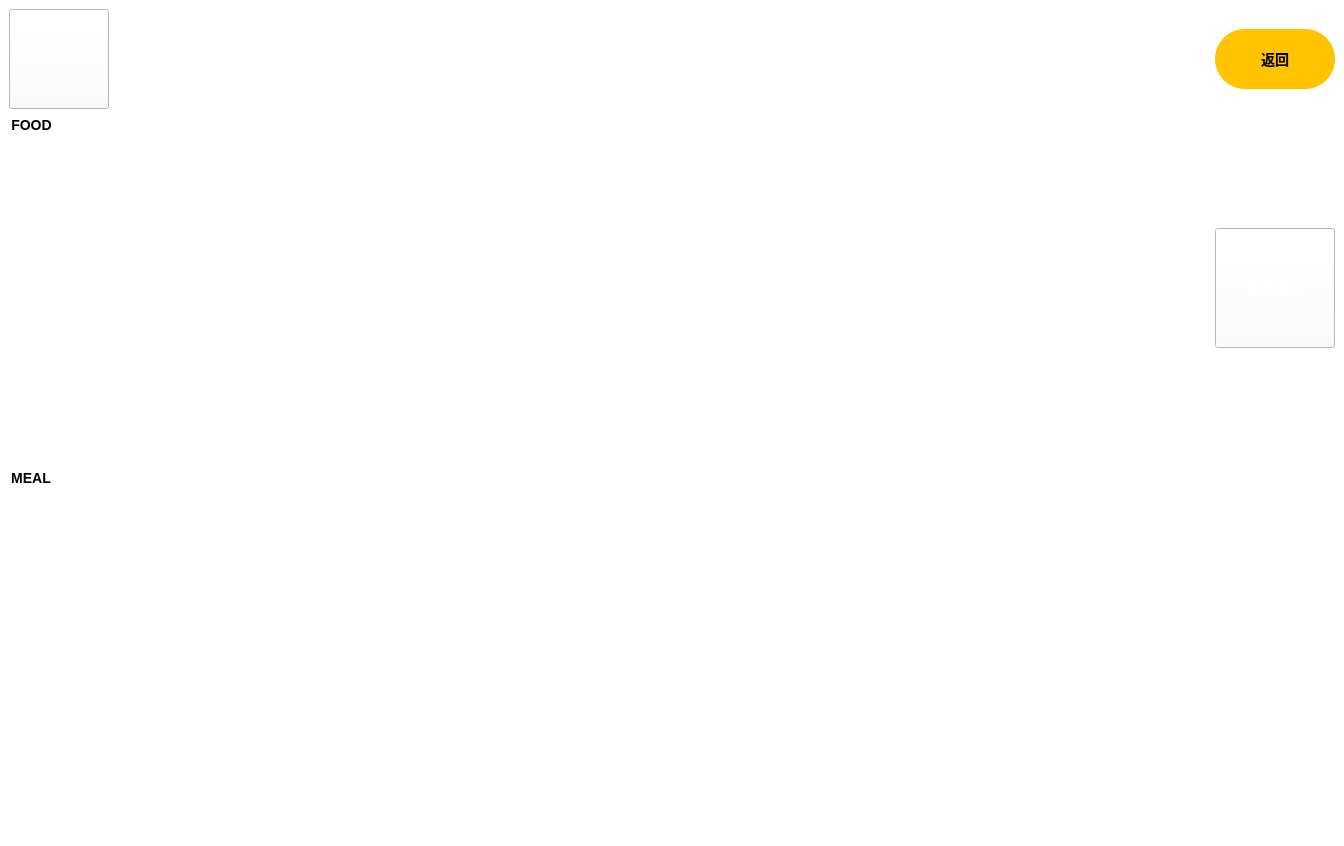
<?xml version="1.0" encoding="UTF-8"?>
<ui version="4.0">
 <class>sellerWindow</class>
 <widget class="QMainWindow" name="sellerWindow">
  <property name="geometry">
   <rect>
    <x>0</x>
    <y>0</y>
    <width>1344</width>
    <height>846</height>
   </rect>
  </property>
  <property name="minimumSize">
   <size>
    <width>0</width>
    <height>0</height>
   </size>
  </property>
  <property name="windowTitle">
   <string>MainWindow</string>
  </property>
  <property name="styleSheet">
   <string notr="true">background-color: white;</string>
  </property>
  <widget class="QWidget" name="centralwidget">
   <layout class="QGridLayout" name="gridLayout">
    <item row="1" column="0">
     <widget class="QGroupBox" name="groupBox">
      <property name="minimumSize">
       <size>
        <width>220</width>
        <height>323</height>
       </size>
      </property>
      <property name="autoFillBackground">
       <bool>false</bool>
      </property>
      <property name="styleSheet">
       <string notr="true">background:transparent;border:0px;font: bold 14px;</string>
      </property>
      <property name="title">
       <string>FOOD</string>
      </property>
      <layout class="QVBoxLayout" name="verticalLayout">
       <property name="spacing">
        <number>0</number>
       </property>
       <property name="leftMargin">
        <number>0</number>
       </property>
       <property name="topMargin">
        <number>0</number>
       </property>
       <property name="rightMargin">
        <number>0</number>
       </property>
       <property name="bottomMargin">
        <number>0</number>
       </property>
       <item>
        <widget class="QScrollArea" name="FOOD">
         <property name="styleSheet">
          <string notr="true">QScrollBar:vertical {
    border: none;
    background: lightgray;
    width: 10px;
    margin: 15px 0 15px 0;
    border-radius: 5px;
}

QScrollBar::handle:vertical {
    background: gray;
    min-height: 20px;
    border-radius: 5px;
}

QScrollBar::add-line:vertical {
    border: none;
    background: none;
}

QScrollBar::sub-line:vertical {
    border: none;
    background: none;
}

QScrollBar:horizontal {
    border: none;
    background: lightgray;
    height: 10px;
    margin: 0 15px 0 15px;
    border-radius: 5px;
}

QScrollBar::handle:horizontal {
    background: gray;
    min-width: 20px;
    border-radius: 5px;
}

QScrollBar::add-line:horizontal {
    border: none;
    background: none;
}

QScrollBar::sub-line:horizontal {
    border: none;
    background: none;
}</string>
         </property>
         <property name="widgetResizable">
          <bool>true</bool>
         </property>
         <widget class="QWidget" name="FOOD_1">
          <property name="geometry">
           <rect>
            <x>0</x>
            <y>0</y>
            <width>1200</width>
            <height>323</height>
           </rect>
          </property>
          <property name="styleSheet">
           <string notr="true">background:transparent;border:0px</string>
          </property>
          <layout class="QHBoxLayout" name="horizontalLayout">
           <property name="spacing">
            <number>0</number>
           </property>
           <property name="leftMargin">
            <number>0</number>
           </property>
           <property name="topMargin">
            <number>0</number>
           </property>
           <property name="rightMargin">
            <number>0</number>
           </property>
           <property name="bottomMargin">
            <number>0</number>
           </property>
          </layout>
         </widget>
        </widget>
       </item>
      </layout>
     </widget>
    </item>
    <item row="0" column="0">
     <widget class="QPushButton" name="pushButton">
      <property name="minimumSize">
       <size>
        <width>100</width>
        <height>100</height>
       </size>
      </property>
      <property name="maximumSize">
       <size>
        <width>100</width>
        <height>100</height>
       </size>
      </property>
      <property name="styleSheet">
       <string notr="true">border-image: url(:/img/logo.png)</string>
      </property>
      <property name="text">
       <string/>
      </property>
     </widget>
    </item>
    <item row="2" column="0">
     <widget class="QGroupBox" name="groupBox_2">
      <property name="minimumSize">
       <size>
        <width>220</width>
        <height>340</height>
       </size>
      </property>
      <property name="styleSheet">
       <string notr="true">background:transparent;border:0px;font: bold 14px;</string>
      </property>
      <property name="title">
       <string>MEAL</string>
      </property>
      <layout class="QVBoxLayout" name="verticalLayout_2">
       <property name="spacing">
        <number>0</number>
       </property>
       <property name="leftMargin">
        <number>0</number>
       </property>
       <property name="topMargin">
        <number>0</number>
       </property>
       <property name="rightMargin">
        <number>0</number>
       </property>
       <property name="bottomMargin">
        <number>0</number>
       </property>
       <item>
        <widget class="QScrollArea" name="MEAL">
         <property name="sizePolicy">
          <sizepolicy hsizetype="Expanding" vsizetype="Expanding">
           <horstretch>0</horstretch>
           <verstretch>0</verstretch>
          </sizepolicy>
         </property>
         <property name="styleSheet">
          <string notr="true">QScrollBar:vertical {
    border: none;
    background: lightgray;
    width: 10px;
    margin: 15px 0 15px 0;
    border-radius: 5px;
}

QScrollBar::handle:vertical {
    background: gray;
    min-height: 20px;
    border-radius: 5px;
}

QScrollBar::add-line:vertical {
    border: none;
    background: none;
}

QScrollBar::sub-line:vertical {
    border: none;
    background: none;
}

QScrollBar:horizontal {
    border: none;
    background: lightgray;
    height: 10px;
    margin: 0 15px 0 15px;
    border-radius: 5px;
}

QScrollBar::handle:horizontal {
    background: gray;
    min-width: 20px;
    border-radius: 5px;
}

QScrollBar::add-line:horizontal {
    border: none;
    background: none;
}

QScrollBar::sub-line:horizontal {
    border: none;
    background: none;
}</string>
         </property>
         <property name="widgetResizable">
          <bool>true</bool>
         </property>
         <widget class="QWidget" name="MEAL_1">
          <property name="geometry">
           <rect>
            <x>0</x>
            <y>0</y>
            <width>1200</width>
            <height>340</height>
           </rect>
          </property>
          <property name="styleSheet">
           <string notr="true">background:transparent;border:0px</string>
          </property>
          <layout class="QHBoxLayout" name="horizontalLayout_2">
           <property name="spacing">
            <number>0</number>
           </property>
           <property name="leftMargin">
            <number>0</number>
           </property>
           <property name="topMargin">
            <number>0</number>
           </property>
           <property name="rightMargin">
            <number>0</number>
           </property>
           <property name="bottomMargin">
            <number>0</number>
           </property>
          </layout>
         </widget>
        </widget>
       </item>
      </layout>
     </widget>
    </item>
    <item row="0" column="2">
     <widget class="QPushButton" name="back">
      <property name="sizePolicy">
       <sizepolicy hsizetype="Minimum" vsizetype="Minimum">
        <horstretch>0</horstretch>
        <verstretch>0</verstretch>
       </sizepolicy>
      </property>
      <property name="minimumSize">
       <size>
        <width>120</width>
        <height>60</height>
       </size>
      </property>
      <property name="maximumSize">
       <size>
        <width>120</width>
        <height>60</height>
       </size>
      </property>
      <property name="styleSheet">
       <string notr="true">background-color: #FFC300; border-radius: 30px; font: bold 14px;</string>
      </property>
      <property name="text">
       <string>返回</string>
      </property>
     </widget>
    </item>
    <item row="1" column="2">
     <widget class="QPushButton" name="menuinput">
      <property name="minimumSize">
       <size>
        <width>120</width>
        <height>120</height>
       </size>
      </property>
      <property name="maximumSize">
       <size>
        <width>120</width>
        <height>120</height>
       </size>
      </property>
      <property name="styleSheet">
       <string notr="true">border-image:url(:/img/lyc.png); font: bold 14px;color: white;</string>
      </property>
      <property name="text">
       <string>菜单输入</string>
      </property>
     </widget>
    </item>
   </layout>
  </widget>
  <widget class="QMenuBar" name="menubar">
   <property name="geometry">
    <rect>
     <x>0</x>
     <y>0</y>
     <width>1344</width>
     <height>33</height>
    </rect>
   </property>
  </widget>
  <widget class="QStatusBar" name="statusbar"/>
 </widget>
 <resources>
  <include location="../img.qrc"/>
 </resources>
 <connections/>
</ui>
